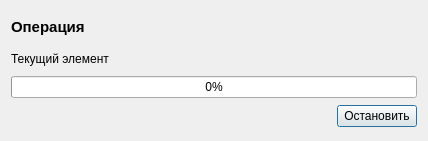
<?xml version="1.0" encoding="UTF-8"?>
<ui version="4.0">
 <class>LoadingDialog</class>
 <widget class="QDialog" name="LoadingDialog">
  <property name="geometry">
   <rect>
    <x>0</x>
    <y>0</y>
    <width>428</width>
    <height>141</height>
   </rect>
  </property>
  <property name="windowTitle">
   <string>Dialog</string>
  </property>
  <layout class="QVBoxLayout" name="verticalLayout">
   <item>
    <widget class="QLabel" name="labelOperationName">
     <property name="maximumSize">
      <size>
       <width>16777215</width>
       <height>30</height>
      </size>
     </property>
     <property name="font">
      <font>
       <pointsize>11</pointsize>
       <weight>75</weight>
       <bold>true</bold>
      </font>
     </property>
     <property name="text">
      <string>Операция</string>
     </property>
    </widget>
   </item>
   <item>
    <widget class="QLabel" name="labelCurrentItem">
     <property name="maximumSize">
      <size>
       <width>16777215</width>
       <height>20</height>
      </size>
     </property>
     <property name="text">
      <string>Текущий элемент</string>
     </property>
    </widget>
   </item>
   <item>
    <widget class="QProgressBar" name="progressBar">
     <property name="value">
      <number>0</number>
     </property>
     <property name="textVisible">
      <bool>true</bool>
     </property>
    </widget>
   </item>
   <item>
    <layout class="QHBoxLayout" name="horizontalLayout">
     <item>
      <spacer name="horizontalSpacer">
       <property name="orientation">
        <enum>Qt::Horizontal</enum>
       </property>
       <property name="sizeHint" stdset="0">
        <size>
         <width>40</width>
         <height>20</height>
        </size>
       </property>
      </spacer>
     </item>
     <item>
      <widget class="QPushButton" name="pushButtonCancel">
       <property name="text">
        <string>Остановить</string>
       </property>
      </widget>
     </item>
    </layout>
   </item>
  </layout>
 </widget>
 <resources/>
 <connections/>
</ui>
